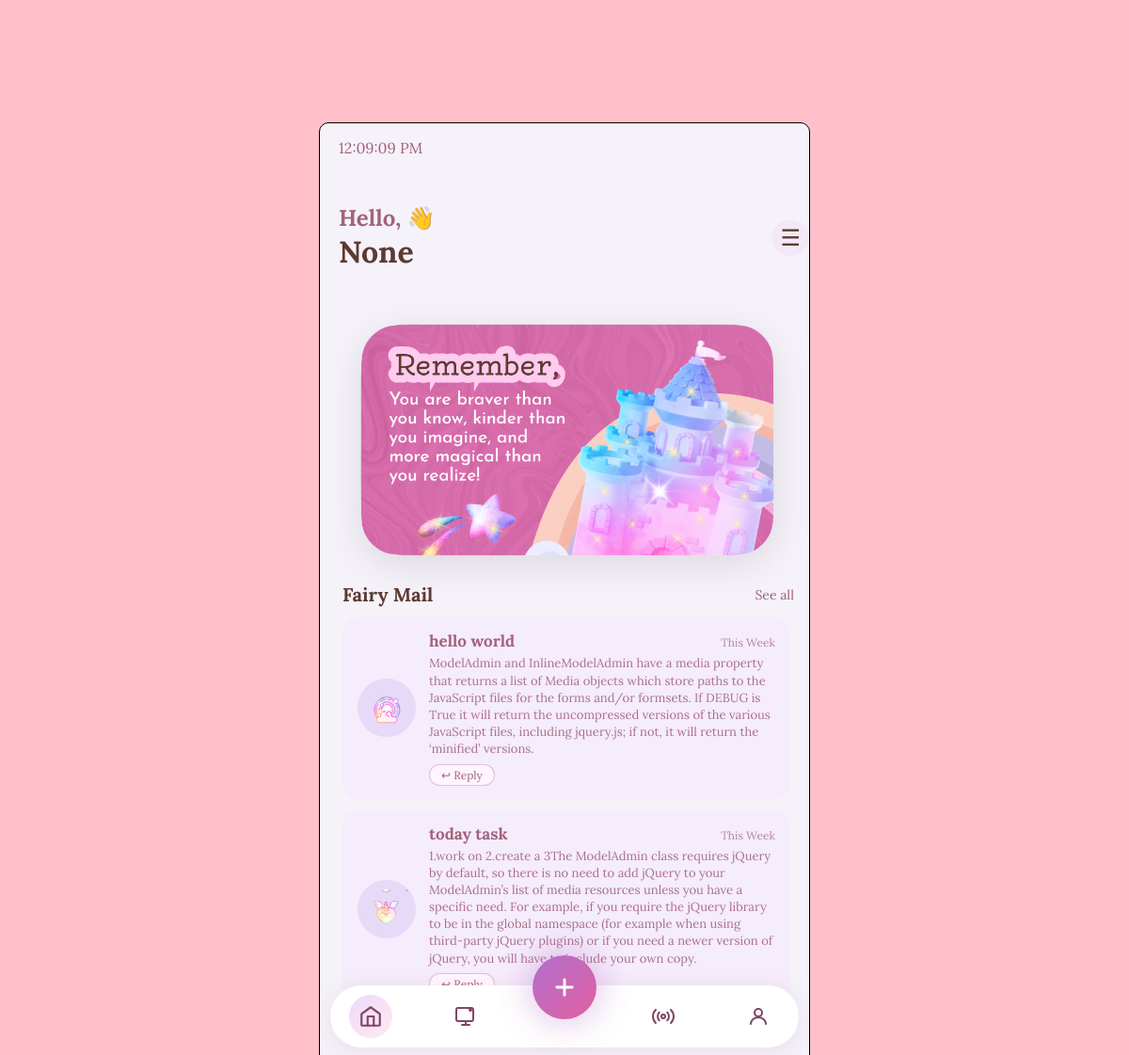
/main_page/ (signed in), run on the app's committed database.
### login/models.py (models this page shows, shortened)
class User(AbstractBaseUser, PermissionsMixin):
    USER_TYPES = (
        (1, 'SuperAdmin'),
        (2, 'Admin'),
        (3, 'User'),
    )
    user_type = models.PositiveSmallIntegerField(
    choices=USER_TYPES,
    default=3
     )
    username = models.CharField(max_length=100, null=True, blank=True)
    email = models.EmailField(unique=True)
    verification_token = models.CharField(max_length=100, null=True, blank=True)
    child_age = models.IntegerField(null=True, blank=True)
    child_name = models.CharField(max_length=100, null=True, blank=True)
    profile_picture = models.ImageField(upload_to='profile_pics/', null=True, blank=True)
    is_verified = models.BooleanField(default=False)
    is_staff = models.BooleanField(default=False)
    is_active = models.BooleanField(default=True)
    objects = CustomUserManager()
    FAIRY_TYPES = (
        (1, 'Rainbow Fairy'),
        (2, 'Heart Fairy'),
        (3, 'Rainbow Unicorn '),
        (4, 'Star Fairy'),
        (5, 'Heart Unicorn'),
        (6, 'Fairy Wand'),
    )
    court_type = models.PositiveSmallIntegerField(
        choices=FAIRY_TYPES,
        default=1
    )
    MEMBERSHIP_TYPES = (
        (1, 'fairy time'),
        (2, 'fairy circle'),
        (3, 'fairy world'),
    )
    membership_type = models.PositiveSmallIntegerField(
        choices=MEMBERSHIP_TYPES,
        default=1
    )
    USERNAME_FIELD = 'email'
    REQUIRED_FIELDS = []

class globalmail(models.Model):
    mailtitel = models.CharField(max_length=100)
    mailbody = models.TextField()
    created_at = models.DateTimeField(auto_now_add=True)
    reply_mail= models.EmailField(null=True, blank=True)

### login/views.py (the view)
# urls.py: path('main_page/', views.main_page, name='main_page'),
def main_page(request):
    fairy_images = ['r1.png', 'r2.png', 'r3.png', 'r4.png', 'r5.png', 'r6.png']
    mails = globalmail.objects.order_by('-created_at')[:6]
    mail_list = [(mail, fairy_images[i % len(fairy_images)]) for i, mail in enumerate(mails)]
    return render(request, 'main_page.html', {'mail_list': mail_list})

### login/templates/main_page.html (shortened to what this page needs)
<!DOCTYPE html>
<html>
<head>
 {% load static %}
   <link rel="stylesheet" href="{% static 'members/main_page.css' %}">
</head>
<body>
<div class="container">
    <div class="top">
        <p id="current-time"></p>
        <div class="time-back">
           <div>
             <h2>Hello, &#128075</h2>
              <h1 id="name">{{ request.user.child_name}}</h1>
            </div>
            <button class="menu-btn" onclick="openMenu()">&#9776;</button>
        </div>
    </div>
    <div class="sdpage">
        <img src="{% static 'members/images/maindecor.png' %}" alt="Fairy Club Logo">
    </div>
    <div class="fairy-mail-section">
        <div class="fairy-mail-header">
            <h3>Fairy Mail</h3>
            <a href="#" class="see-all">See all</a>
        </div>
        <div class="fairy-mail-list">
            {% for mail, img in mail_list %}
            <div class="fairy-mail-item">
                <div class="fairy-avatar">
                    <img src="{% static 'members/images/' %}{{ img }}" alt="fairy">
                </div>
                <div class="fairy-mail-content">
                    <div class="fairy-mail-top">
                        <span class="fairy-name">{{ mail.mailtitel }}</span>
                        <span class="mail-time">This Week</span>
                    </div>
                    <p class="mail-preview">{{ mail.mailbody }}</p>
                    <a href="{% url 'reply_mail' mail.id %}" class="reply-btn">&#8617; Reply</a>
                </div>
            </div>
            {% empty %}
            <p class="no-mail">No fairy mail yet!</p>
            {% endfor %}
        </div>
    </div>
    <div class="bottom-nav">
        <div class="bottom-nav-bar">
            <a href="#" class="nav-item active">
                <div class="nav-icon-wrap active-wrap">
                    <svg width="26" height="26" viewBox="0 0 24 24" fill="none" stroke="currentColor" stroke-width="2" stroke-linecap="round" stroke-linejoin="round"><path d="M3 9.5L12 3l9 6.5V20a1 1 0 0 1-1 1H4a1 1 0 0 1-1-1V9.5z"/><polyline points="9 21 9 12 15 12 15 21"/></svg>
                </div>
            </a>
            <a href="#" class="nav-item">
                <div class="nav-icon-wrap">
                </div>
            </a>
            <a href="{% url 'podcast' %}" class="nav-item">
                <div class="nav-icon-wrap">
                </div>
            </a>
            <a href="{% url 'edit_profile' %}" class="nav-item">
                <div class="nav-icon-wrap">
                    <svg width="24" height="24" viewBox="0 0 24 24" fill="none" stroke="currentColor" stroke-width="2" stroke-linecap="round" stroke-linejoin="round"><circle cx="12" cy="8" r="4"/><path d="M4 20c0-4 3.6-7 8-7s8 3 8 7"/></svg>
                </div>
            </a>
        </div>
        <button class="nav-plus-btn">
            <svg width="28" height="28" viewBox="0 0 24 24" fill="none" stroke="white" stroke-width="2.5" stroke-linecap="round"><line x1="12" y1="5" x2="12" y2="19"/><line x1="5" y1="12" x2="19" y2="12"/></svg>
        </button>
    </div>
</div>
</body>
</html>

### login/static/members/main_page.css (style rules this page uses)
body { background-color: pink; font-family: "Lora", serif; }
.container { position: absolute; top: 50%; left: 50%; transform: translate(-50%, -50%); margin: 0; background-color: rgb(245, 242, 250); border: 1px solid black; border-radius: 10px; height: 900px; width: 500px; padding-left: 20px; padding-bottom: 100px; margin-top: 70px; margin-bottom: 250px; overflow: hidden; }
.container p { color: rgb(163, 98, 123); margin-bottom: 0; justify-content: flex-start; }
#current-time { text-align: left; width: 100%; margin-bottom: 30px; }
.top { display: flex; flex-direction: column; justify-content: space-between; align-items: center; }
.time-back h2 { color: rgb(163, 98, 123); margin-bottom: 0; }
.time-back h1 { color:rgb(92, 58, 49); margin-top: 0; }
.time-back { display: flex; justify-content: space-between; align-items: center; width: 100%; }
.menu-btn { background: none; border: none; font-size: 24px; color: rgb(92, 58, 49); cursor: pointer; padding: 4px 8px; border-radius: 6px; border: 1px solid transparent; background-color: rgb(244, 232, 248); border-radius: 60%; transition: background 0.2s; }
.sdpage img { width: 100%; height: auto; border-radius: 8px; margin-top: 16px; filter: drop-shadow(0px 10px 20px rgba(0,0,0,0.1)); margin-left: 10px; }
.fairy-mail-section { padding: 0 4px; margin-top: 20px; }
.fairy-mail-header { display: flex; justify-content: space-between; align-items: center; margin-bottom: 12px; padding-right: 12px; }
.fairy-mail-header h3 { color: rgb(92, 58, 49); font-size: 20px; margin: 0; }
.see-all { color: rgb(163, 98, 123); text-decoration: none; font-size: 14px; font-family: "Lora", serif; }
.fairy-mail-item { display: flex; align-items: center; gap: 14px; background: rgb(245, 236, 252); border-radius: 16px; padding: 14px 16px; margin-bottom: 12px; margin-right: 12px; }
.fairy-avatar { flex-shrink: 0; width: 62px; height: 62px; background: rgb(230, 218, 248); border-radius: 50%; display: flex; align-items: center; justify-content: center; overflow: hidden; }
.fairy-avatar img { width: 46px; height: 46px; object-fit: contain; }
.fairy-mail-content { flex: 1; min-width: 0; }
.fairy-mail-top { display: flex; justify-content: space-between; align-items: baseline; margin-bottom: 4px; }
.fairy-name { color: rgb(163, 98, 123); font-size: 17px; font-weight: 700; font-family: "Lora", serif; }
.mail-time { color: rgb(163, 98, 123); font-size: 12px; opacity: 0.75; flex-shrink: 0; margin-left: 8px; }
.mail-preview { color: rgb(92, 58, 49); font-size: 13px; margin: 0; line-height: 1.4; opacity: 0.9; }
.fairy-mail-list { overflow-y: auto; max-height: 420px; padding-right: 4px; scrollbar-width: none; }
.reply-btn { display: inline-block; margin-top: 6px; color: rgb(163, 98, 123); background: rgb(255, 245, 255); border: 1px solid rgba(163, 98, 123, 0.35); border-radius: 20px; padding: 3px 12px; font-size: 12px; font-family: "Lora", serif; text-decoration: none; transition: background 0.2s; }
.bottom-nav { position: absolute; bottom: 18px; left: 0; width: 100%; display: flex; justify-content: center; align-items: flex-end; z-index: 5; pointer-events: none; }
.bottom-nav-bar { display: flex; align-items: center; background: white; border-radius: 40px; padding: 10px 20px; gap: 10px; box-shadow: 0 4px 24px rgba(163, 98, 123, 0.13); width: 88%; justify-content: space-between; pointer-events: all; }
.nav-item { text-decoration: none; color: rgb(130, 70, 100); display: flex; align-items: center; justify-content: center; }
.nav-icon-wrap { width: 46px; height: 46px; display: flex; align-items: center; justify-content: center; border-radius: 50%; color: rgb(130, 70, 100); }
.active-wrap { background: linear-gradient(135deg, rgba(220, 180, 240, 0.5), rgba(255, 200, 230, 0.4)); }
.nav-plus-btn { position: absolute; bottom: 30px; left: 50%; transform: translateX(-50%); width: 68px; height: 68px; border-radius: 50%; background: linear-gradient(135deg, #b36fcf, #e060a0); border: none; cursor: pointer; display: flex; align-items: center; justify-content: center; box-shadow: 0 0 28px 10px rgba(180, 100, 200, 0.25); pointer-events: all; transition: transform 0.2s, box-shadow 0.2s; }

### data on the page
User: user.child_name "None"
globalmail: shows a picture, mailtitel "hello world", mailbody "ModelAdmin and InlineModelAdmin have a media property that returns a list of Media objects which store paths to the JavaScript files for the forms and/or formsets. If DEBUG is True it will return the uncompressed versions of the various JavaScript files, including jquery.js; if not, it will return the ‘minified’ versions."
globalmail: shows a picture, mailtitel "today task", mailbody "1.work on 2.create a 3The ModelAdmin class requires jQuery by default, so there is no need to add jQuery to your ModelAdmin’s list of media resources unless you have a specific need. For example, if you require the jQuery library to be in the global namespace (for example when using third-party jQuery plugins) or if you need a newer version of jQuery, you will have to include your own copy."
